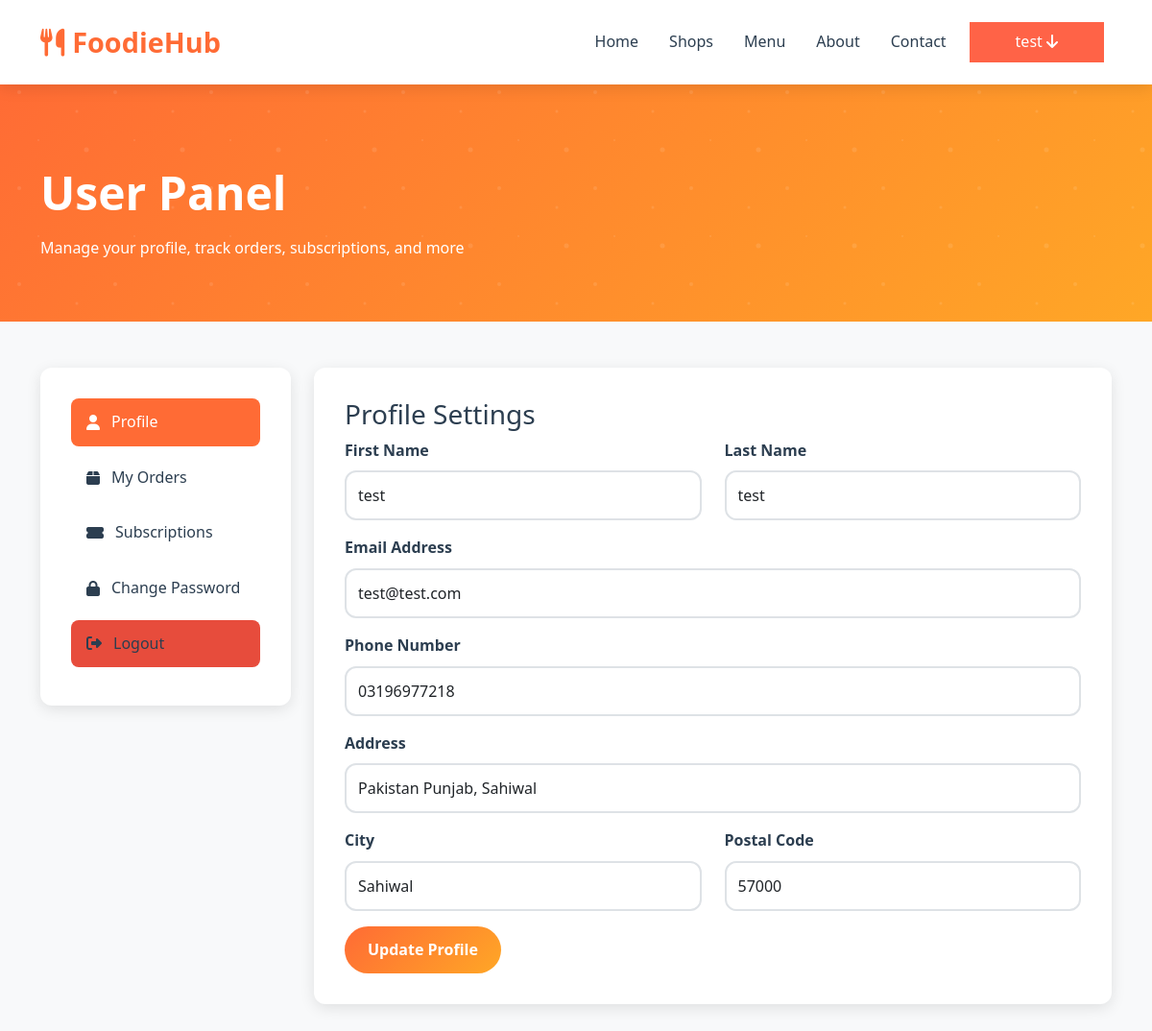
The page /user.php (signed in) on the database its author committed.
### tables this page shows
CREATE TABLE IF NOT EXISTS `users` (
  `id` int NOT NULL AUTO_INCREMENT,
  `first_name` varchar(50) NOT NULL,
  `last_name` varchar(50) NOT NULL,
  `email` varchar(100) NOT NULL,
  `phone` varchar(20) NOT NULL,
  `password` varchar(255) NOT NULL,
  `remember_token` varchar(255) DEFAULT NULL,
  `address` varchar(255) DEFAULT NULL,
  `city` varchar(100) DEFAULT NULL,
  `postal_code` varchar(20) DEFAULT NULL,
  `created_at` timestamp NULL DEFAULT CURRENT_TIMESTAMP,
  PRIMARY KEY (`id`),
  UNIQUE KEY `email` (`email`)
);

### user.php (the view, shortened to what this page needs)
<?php
include 'config/db.php';
$user_id = (int)$_SESSION['user_id'];
$userQuery = "SELECT * FROM users WHERE id = $user_id";
$userResult = mysqli_query($conn, $userQuery);
$user = mysqli_fetch_assoc($userResult);
?>
<!DOCTYPE html>
<html lang="en">
<head>
  <link href="https://cdnjs.cloudflare.com/ajax/libs/bootstrap/5.3.2/css/bootstrap.min.css" rel="stylesheet">
  <link href="https://cdnjs.cloudflare.com/ajax/libs/font-awesome/6.4.0/css/all.min.css" rel="stylesheet">
</head>
<body>
  <?php include 'includes/navbar.php'; ?>
  <section class="page-header">
    <div class="container">
      <div class="row">
        <div class="col-lg-8">
          <h1>User Panel</h1>
          <p>Manage your profile, track orders, subscriptions, and more</p>
        </div>
      </div>
    </div>
  </section>
  <section class="user-panel">
    <div class="container">
      <div class="row">
        <div class="col-lg-3 col-md-4">
          <div class="sidebar fade-in">
            <nav class="nav flex-column">
              <a class="nav-link active" href="#profile" data-bs-toggle="tab"><i class="fas fa-user"></i> Profile</a>
              <a class="nav-link" href="#orders" data-bs-toggle="tab"><i class="fas fa-box"></i> My Orders</a>
              <a class="nav-link" href="#subscriptions" data-bs-toggle="tab"><i class="fas fa-ticket-alt"></i> Subscriptions</a>
              <a class="nav-link" href="#password" data-bs-toggle="tab"><i class="fas fa-lock"></i> Change Password</a>
              <a class="nav-link btn-logout" href="logout.php"><i class="fas fa-sign-out-alt"></i> Logout</a>
            </nav>
          </div>
        </div>
        <div class="col-lg-9 col-md-8">
          <div class="content-area fade-in">
            <div class="tab-content">
              <div class="tab-pane fade show active" id="profile">
                <h3>Profile Settings</h3>
                <form method="POST" action="">
                  <div class="row">
                    <div class="col-md-6">
                      <div class="form-group mb-3">
                        <label for="first_name">First Name</label>
                        <input type="text" class="form-control" id="first_name" name="first_name" value="<?php echo htmlspecialchars($user['first_name']); ?>" required>
                      </div>
                    </div>
                    <div class="col-md-6">
                      <div class="form-group mb-3">
                        <label for="last_name">Last Name</label>
                        <input type="text" class="form-control" id="last_name" name="last_name" value="<?php echo htmlspecialchars($user['last_name']); ?>" required>
                      </div>
                    </div>
                  </div>
                  <div class="form-group mb-3">
                    <label for="email">Email Address</label>
                    <input type="email" class="form-control" id="email" name="email" value="<?php echo htmlspecialchars($user['email']); ?>" required>
                  </div>
                  <div class="form-group mb-3">
                    <label for="phone">Phone Number</label>
                    <input type="text" class="form-control" id="phone" name="phone" value="<?php echo htmlspecialchars($user['phone']); ?>">
                  </div>
                  <div class="form-group mb-3">
                    <label for="address">Address</label>
                    <input type="text" class="form-control" id="address" name="address" value="<?php echo htmlspecialchars($user['address']); ?>">
                  </div>
                  <div class="row">
                    <div class="col-md-6">
                      <div class="form-group mb-3">
                        <label for="city">City</label>
                        <input type="text" class="form-control" id="city" name="city" value="<?php echo htmlspecialchars($user['city']); ?>">
                      </div>
                    </div>
                    <div class="col-md-6">
                      <div class="form-group mb-3">
                        <label for="postal_code">Postal Code</label>
                        <input type="text" class="form-control" id="postal_code" name="postal_code" value="<?php echo htmlspecialchars($user['postal_code']); ?>">
                      </div>
                    </div>
                  </div>
                  <button type="submit" name="update_profile" class="btn-submit">Update Profile</button>
                </form>
              </div>
            </div>
          </div>
        </div>
      </div>
    </div>
  </section>
</body>
</html>

### user.php (style rules this page uses)
:root { --primary-color: #ff6b35; --secondary-color: #ffa726; --accent-color: #4caf50; --dark-color: #2c3e50; --light-color: #ecf0f1; --success-color: #27ae60; --warning-color: #f39c12; --danger-color: #e74c3c; --info-color: #3498db; --white: #ffffff; --gray-100: #f8f9fa; --gray-200: #e9ecef; --gray-300: #dee2e6; --gray-400: #ced4da; --gray-500: #adb5bd; --gray-800: #495057; --shadow: 0 4px 15px rgba(0, 0, 0, 0.1); --shadow-hover: 0 15px 35px rgba(0, 0, 0, 0.15); --border-radius: 12px; --transition: all 0.3s ease; }
body { font-family: 'Segoe UI', Tahoma, Geneva, Verdana, sans-serif; line-height: 1.6; color: var(--dark-color); background: var(--gray-100); }
.page-header { background: linear-gradient(135deg, var(--primary-color), var(--secondary-color)); color: var(--white); padding: 6rem 0 3rem; margin-top: 76px; position: relative; overflow: hidden; }
.page-header::before { content: ''; position: absolute; top: 0; left: 0; right: 0; bottom: 0; background-size: 100px 100px; animation: float 20s infinite linear; }
.page-header h1 { font-size: 3rem; font-weight: 700; margin-bottom: 1rem; position: relative; z-index: 2; }
.user-panel { padding: 3rem 0; }
.sidebar { background: var(--white); border-radius: var(--border-radius); box-shadow: var(--shadow); padding: 2rem; height: fit-content; }
.sidebar .nav-link { color: var(--dark-color); font-weight: 500; padding: 0.75rem 1rem; border-radius: 8px; margin-bottom: 0.5rem; transition: var(--transition); display: flex; align-items: center; }
.sidebar .nav-link:hover, .sidebar .nav-link.active { background: var(--primary-color); color: var(--white); }
.sidebar .nav-link i { margin-right: 0.75rem; }
.content-area { background: var(--white); border-radius: var(--border-radius); box-shadow: var(--shadow); padding: 2rem; }
.form-group label { font-weight: 600; margin-bottom: 0.5rem; }
.form-group input { border: 2px solid var(--gray-300); border-radius: var(--border-radius); padding: 0.75rem; transition: var(--transition); }
.btn-submit, .btn-subscribe { background: linear-gradient(135deg, var(--primary-color), var(--secondary-color)); border: none; color: var(--white); padding: 0.75rem 1.5rem; border-radius: 25px; font-weight: 600; transition: var(--transition); }
.btn-logout { background: var(--danger-color); color: var(--white); border-radius: 25px; padding: 0.75rem 1.5rem; transition: var(--transition); text-align: center; display: block; }
.fade-in { opacity: 0; transform: translateY(30px); transition: all 0.6s ease; }
.fade-in.visible { opacity: 1; transform: translateY(0); }

### rows shown on the page
users: first_name "test", last_name "test", email "test@test.com", phone "03196977218", address "Pakistan Punjab, Sahiwal", city "Sahiwal", postal_code "57000"

### other values the page prints
$_SESSION['first_name'] "test"
